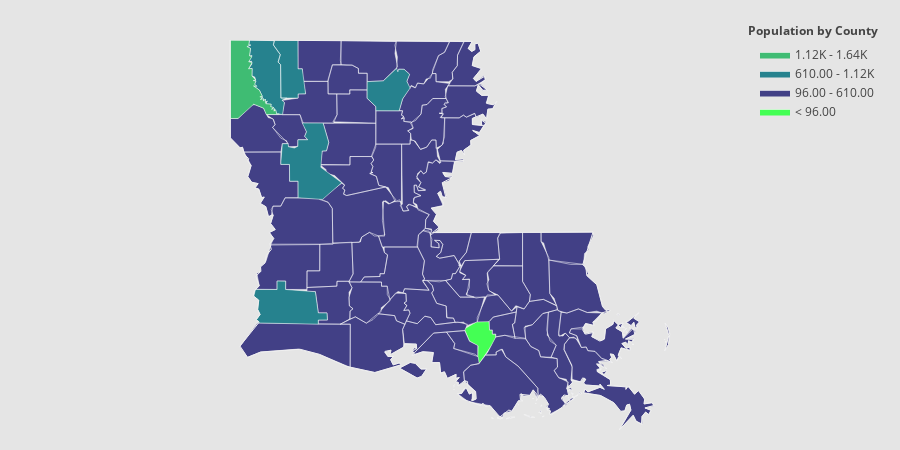

Notebook cell for this chart:
### Code cell
values = test2['event_type'].tolist()
fips = test2.index.tolist()

endpts = list(np.mgrid[min(values):max(values):4j])
colorscale = [
    'rgb(68.0, 1.0, 84.0)',
    'rgb(66.0, 64.0, 134.0)',
    'rgb(38.0, 130.0, 142.0)',
    'rgb(63.0, 188.0, 115.0)',
    'rgb(216.0, 226.0, 25.0)'
]
fig = ff.create_choropleth(
    fips=fips, values=values, scope=['Louisiana'], show_state_data=True,
    colorscale=colorscale, binning_endpoints=endpts, round_legend_values=True,
    plot_bgcolor='rgb(229,229,229)',
    paper_bgcolor='rgb(229,229,229)',
    legend_title='Population by County',
    county_outline={'color': 'rgb(255,255,255)', 'width': 0.5},
    exponent_format=True,
)
fig.layout.template = None
fig.show()

### Figure 1 — Plotly figure (JSON) as saved in the notebook; plotly's stock layout.template omitted (floating-point values rounded to 4 significant figures; data arrays with more than 128 entries replaced by an {"elided": "..."} marker saying what was removed)
{"data": [{"fill": "toself", "fillcolor": "rgb(68.0, 1.0, 84.0)", "hoverinfo": "none", "line": {"color": "rgb(255,255,255)", "width": 0.5}, "mode": "lines", "name": "< 96.00", "type": "scatter", "x": [-91.26, -91.09, -91.01, -90.96, -90.96, -90.93, -90.93, -90.89, -90.89, -91.08, -91.11, -91.1, -91.2, -91.26, null], "y": [29.99, 30.08, 30.08, 30.07, 29.98, 29.98, 29.93, 29.94, 29.88, 29.63, 29.64, 29.81, 29.86, 29.99, null]}, {"fill": "toself", "fillcolor": "rgb(66.0, 64.0, 134.0)", "hoverinfo": "none", "line": {"color": "rgb(255,255,255)", "width": 0.5}, "mode": "lines", "name": "96.00 - 610.00", "type": "scatter", "x": {"elided": "1508 float values"}, "y": {"elided": "1508 float values"}}, {"fill": "toself", "fillcolor": "rgb(38.0, 130.0, 142.0)", "hoverinfo": "none", "line": {"color": "rgb(255,255,255)", "width": 0.5}, "mode": "lines", "name": "610.00 - 1.12K", "type": "scatter", "x": [-93.85, -93.8, -93.82, -93.81, -93.51, -93.53, -93.45, -93.47, -93.44, -93.44, -93.37, -93.43, -93.4, -93.42, -93.49, -93.51, -93.54, -93.55, -93.53, -93.56, -93.56, -93.62, -93.6, -93.63, -93.63, -93.65, -93.65, -93.69, -93.66, -93.69, -93.66, -93.7, -93.77, -93.73, -93.75, -93.74, -93.77, -93.74, -93.75, -93.79, -93.78, -93.83, -93.79, -93.79, -93.82, -93.79, -93.81, -93.8, -93.85, null, -93.77, -93.74, -93.49, -93.49, -93.38, -93.39, -93.03, -93.0, -92.89, -92.89, -93.0, -93.0, -93.72, -93.7, -93.73, -93.69, -93.72, -93.7, -93.77, null, -93.44, -93.42, -93.35, -93.35, -93.28, -93.24, -93.24, -93.12, -93.16, -93.14, -93.19, -92.94, -92.87, -92.9, -92.95, -92.97, -92.72, -92.95, -93.24, -93.24, -93.34, -93.34, -93.44, -93.44, null, -92.42, -92.42, -92.22, -92.07, -92.05, -92.04, -91.98, -91.91, -91.94, -91.9, -91.99, -92.03, -92.31, -92.31, -92.42, -92.42, null, -93.53, -93.52, -93.24, -93.24, -93.19, -93.15, -93.24, -93.24, -93.44, -93.44, -93.47, -93.45, -93.53, null], "y": [32.95, 32.97, 32.97, 33.02, 33.01, 32.97, 32.87, 32.79, 32.76, 32.41, 32.41, 32.39, 32.36, 32.24, 32.24, 32.3, 32.29, 32.29, 32.31, 32.32, 32.35, 32.35, 32.38, 32.36, 32.4, 32.38, 32.4, 32.4, 32.42, 32.42, 32.43, 32.49, 32.54, 32.53, 32.56, 32.59, 32.59, 32.6, 32.63, 32.64, 32.72, 32.72, 32.77, 32.8, 32.79, 32.86, 32.85, 32.93, 32.95, null, 30.33, 30.4, 30.4, 30.49, 30.49, 30.4, 30.38, 30.16, 30.16, 30.08, 30.08, 30.04, 30.05, 30.06, 30.09, 30.14, 30.19, 30.29, 30.33, null, 31.74, 31.93, 31.93, 31.9, 31.89, 31.9, 31.97, 31.97, 32.01, 32.06, 32.15, 32.15, 31.95, 31.86, 31.86, 31.68, 31.52, 31.35, 31.36, 31.54, 31.54, 31.71, 31.71, 31.74, null, 32.44, 32.58, 32.59, 32.72, 32.69, 32.71, 32.71, 32.66, 32.59, 32.52, 32.4, 32.28, 32.28, 32.32, 32.41, 32.44, null, 32.97, 33.02, 33.02, 32.72, 32.72, 32.46, 32.45, 32.41, 32.41, 32.76, 32.79, 32.87, 32.97, null]}, {"fill": "toself", "fillcolor": "rgb(63.0, 188.0, 115.0)", "hoverinfo": "none", "line": {"color": "rgb(255,255,255)", "width": 0.5}, "mode": "lines", "name": "1.12K - 1.64K", "type": "scatter", "x": [-94.04, -94.04, -93.81, -93.82, -93.8, -93.85, -93.8, -93.81, -93.79, -93.82, -93.78, -93.83, -93.78, -93.79, -93.74, -93.77, -93.74, -93.75, -93.73, -93.77, -93.7, -93.66, -93.69, -93.66, -93.69, -93.65, -93.65, -93.63, -93.63, -93.6, -93.62, -93.56, -93.56, -93.53, -93.55, -93.52, -93.52, -93.5, -93.49, -93.46, -93.47, -93.61, -93.65, -93.76, -93.95, -94.04, -94.04, null], "y": [32.69, 33.02, 33.02, 32.97, 32.97, 32.95, 32.93, 32.85, 32.85, 32.79, 32.78, 32.72, 32.72, 32.64, 32.6, 32.59, 32.59, 32.56, 32.53, 32.54, 32.49, 32.43, 32.42, 32.42, 32.4, 32.4, 32.38, 32.4, 32.36, 32.38, 32.35, 32.35, 32.32, 32.31, 32.29, 32.3, 32.27, 32.29, 32.24, 32.25, 32.24, 32.24, 32.3, 32.35, 32.2, 32.2, 32.69, null]}, {"fill": "toself", "fillcolor": "rgb(216.0, 226.0, 25.0)", "hoverinfo": "none", "line": {"color": "rgb(255,255,255)", "width": 0.5}, "mode": "lines", "name": "> 1.64K", "type": "scatter", "x": [], "y": []}, {"hoverinfo": "text", "legendgroup": "centroids", "marker": {"color": "white", "opacity": 0}, "mode": "markers", "name": "US Counties", "selected": {"marker": {"color": "white", "opacity": 1, "size": 3}}, "showlegend": false, "text": ["County: West Feliciana<br>State: Louisiana<br>FIPS: 22125<br>Value: 124", "County: West Feliciana<br>State: Louisiana<br>FIPS: 22125<br>Value: 124", "County: Terrebonne<br>State: Louisiana<br>FIPS: 22109<br>Value: 308", "County: Terrebonne<br>State: Louisiana<br>FIPS: 22109<br>Value: 308", "County: Terrebonne<br>State: Louisiana<br>FIPS: 22109<br>Value: 308", "County: Terrebonne<br>State: Louisiana<br>FIPS: 22109<br>Value: 308", "County: Terrebonne<br>State: Louisiana<br>FIPS: 22109<br>Value: 308", "County: Terrebonne<br>State: Louisiana<br>FIPS: 22109<br>Value: 308", "County: Terrebonne<br>State: Louisiana<br>FIPS: 22109<br>Value: 308", "County: Terrebonne<br>State: Louisiana<br>FIPS: 22109<br>Value: 308", "County: Terrebonne<br>State: Louisiana<br>FIPS: 22109<br>Value: 308", "County: St. Mary<br>State: Louisiana<br>FIPS: 22101<br>Value: 234", "County: St. Mary<br>State: Louisiana<br>FIPS: 22101<br>Value: 234", "County: St. Mary<br>State: Louisiana<br>FIPS: 22101<br>Value: 234", "County: St. Mary<br>State: Louisiana<br>FIPS: 22101<br>Value: 234", "County: St. Mary<br>State: Louisiana<br>FIPS: 22101<br>Value: 234", "County: St. Martin<br>State: Louisiana<br>FIPS: 22099<br>Value: 196", "County: St. Martin<br>State: Louisiana<br>FIPS: 22099<br>Value: 196", "County: St. Bernard<br>State: Louisiana<br>FIPS: 22087<br>Value: 185", "County: St. Bernard<br>State: Louisiana<br>FIPS: 22087<br>Value: 185", "County: St. Bernard<br>State: Louisiana<br>FIPS: 22087<br>Value: 185", "County: St. Bernard<br>State: Louisiana<br>FIPS: 22087<br>Value: 185", "County: St. Bernard<br>State: Louisiana<br>FIPS: 22087<br>Value: 185", "County: St. Bernard<br>State: Louisiana<br>FIPS: 22087<br>Value: 185", "County: St. Bernard<br>State: Louisiana<br>FIPS: 22087<br>Value: 185", "County: St. Bernard<br>State: Louisiana<br>FIPS: 22087<br>Value: 185", "County: St. Bernard<br>State: Louisiana<br>FIPS: 22087<br>Value: 185", "County: St. Bernard<br>State: Louisiana<br>FIPS: 22087<br>Value: 185", "County: St. Bernard<br>State: Louisiana<br>FIPS: 22087<br>Value: 185", "County: St. Bernard<br>State: Louisiana<br>FIPS: 22087<br>Value: 185", "County: St. Bernard<br>State: Louisiana<br>FIPS: 22087<br>Value: 185", "County: St. Bernard<br>State: Louisiana<br>FIPS: 22087<br>Value: 185", "County: St. Bernard<br>State: Louisiana<br>FIPS: 22087<br>Value: 185", "County: St. Bernard<br>State: Louisiana<br>FIPS: 22087<br>Value: 185", "County: Plaquemines<br>State: Louisiana<br>FIPS: 22075<br>Value: 234", "County: Plaquemines<br>State: Louisiana<br>FIPS: 22075<br>Value: 234", "County: Plaquemines<br>State: Louisiana<br>FIPS: 22075<br>Value: 234", "County: Plaquemines<br>State: Louisiana<br>FIPS: 22075<br>Value: 234", "County: Plaquemines<br>State: Louisiana<br>FIPS: 22075<br>Value: 234", "County: Plaquemines<br>State: Louisiana<br>FIPS: 22075<br>Value: 234", "County: Plaquemines<br>State: Louisiana<br>FIPS: 22075<br>Value: 234", "County: Plaquemines<br>State: Louisiana<br>FIPS: 22075<br>Value: 234", "County: Plaquemines<br>State: Louisiana<br>FIPS: 22075<br>Value: 234", "County: Plaquemines<br>State: Louisiana<br>FIPS: 22075<br>Value: 234", "County: Madison<br>State: Louisiana<br>FIPS: 22065<br>Value: 346", "County: Madison<br>State: Louisiana<br>FIPS: 22065<br>Value: 346", "County: Lafourche<br>State: Louisiana<br>FIPS: 22057<br>Value: 300", "County: Lafourche<br>State: Louisiana<br>FIPS: 22057<br>Value: 300", "County: Lafourche<br>State: Louisiana<br>FIPS: 22057<br>Value: 300", "County: Lafourche<br>State: Louisiana<br>FIPS: 22057<br>Value: 300", "County: Lafourche<br>State: Louisiana<br>FIPS: 22057<br>Value: 300", "County: Lafourche<br>State: Louisiana<br>FIPS: 22057<br>Value: 300", "County: Jefferson<br>State: Louisiana<br>FIPS: 22051<br>Value: 466", "County: Jefferson<br>State: Louisiana<br>FIPS: 22051<br>Value: 466", "County: Jefferson<br>State: Louisiana<br>FIPS: 22051<br>Value: 466", "County: Jefferson<br>State: Louisiana<br>FIPS: 22051<br>Value: 466", "County: Jefferson<br>State: Louisiana<br>FIPS: 22051<br>Value: 466", "County: Jefferson<br>State: Louisiana<br>FIPS: 22051<br>Value: 466", "County: Jefferson<br>State: Louisiana<br>FIPS: 22051<br>Value: 466", "County: Jefferson<br>State: Louisiana<br>FIPS: 22051<br>Value: 466", "County: Jefferson<br>State: Louisiana<br>FIPS: 22051<br>Value: 466", "County: Iberia<br>State: Louisiana<br>FIPS: 22045<br>Value: 240", "County: Iberia<br>State: Louisiana<br>FIPS: 22045<br>Value: 240", "County: Acadia<br>State: Louisiana<br>FIPS: 22001<br>Value: 330", "County: Allen<br>State: Louisiana<br>FIPS: 22003<br>Value: 277", "County: Ascension<br>State: Louisiana<br>FIPS: 22005<br>Value: 164", "County: Assumption<br>State: Louisiana<br>FIPS: 22007<br>Value: 96", "County: Avoyelles<br>State: Louisiana<br>FIPS: 22009<br>Value: 307", "County: Beauregard<br>State: Louisiana<br>FIPS: 22011<br>Value: 406", "County: Bienville<br>State: Louisiana<br>FIPS: 22013<br>Value: 508", "County: Bossier<br>State: Louisiana<br>FIPS: 22015<br>Value: 999", "County: Caddo<br>State: Louisiana<br>FIPS: 22017<br>Value: 1640", "County: Calcasieu<br>State: Louisiana<br>FIPS: 22019<br>Value: 857", "County: Caldwell<br>State: Louisiana<br>FIPS: 22021<br>Value: 285", "County: Cameron<br>State: Louisiana<br>FIPS: 22023<br>Value: 404", "County: Catahoula<br>State: Louisiana<br>FIPS: 22025<br>Value: 296", "County: Claiborne<br>State: Louisiana<br>FIPS: 22027<br>Value: 457", "County: Concordia<br>State: Louisiana<br>FIPS: 22029<br>Value: 301", "County: De Soto<br>State: Louisiana<br>FIPS: 22031<br>Value: 594", "County: East Baton Rouge<br>State: Louisiana<br>FIPS: 22033<br>Value: 462", "County: East Carroll<br>State: Louisiana<br>FIPS: 22035<br>Value: 307", "County: East Feliciana<br>State: Louisiana<br>FIPS: 22037<br>Value: 147", "County: Evangeline<br>State: Louisiana<br>FIPS: 22039<br>Value: 235", "County: Franklin<br>State: Louisiana<br>FIPS: 22041<br>Value: 435", "County: Grant<br>State: Louisiana<br>FIPS: 22043<br>Value: 348", "County: Iberville<br>State: Louisiana<br>FIPS: 22047<br>Value: 177", "County: Jackson<br>State: Louisiana<br>FIPS: 22049<br>Value: 383", "County: Jefferson Davis<br>State: Louisiana<br>FIPS: 22053<br>Value: 291", "County: Lafayette<br>State: Louisiana<br>FIPS: 22055<br>Value: 317", "County: LaSalle<br>State: Louisiana<br>FIPS: 22059<br>Value: 269", "County: Lincoln<br>State: Louisiana<br>FIPS: 22061<br>Value: 495", "County: Livingston<br>State: Louisiana<br>FIPS: 22063<br>Value: 324", "County: Morehouse<br>State: Louisiana<br>FIPS: 22067<br>Value: 490", "County: Natchitoches<br>State: Louisiana<br>FIPS: 22069<br>Value: 666", "County: Orleans<br>State: Louisiana<br>FIPS: 22071<br>Value: 327", "County: Ouachita<br>State: Louisiana<br>FIPS: 22073<br>Value: 754", "County: Pointe Coupee<br>State: Louisiana<br>FIPS: 22077<br>Value: 219", "County: Rapides<br>State: Louisiana<br>FIPS: 22079<br>Value: 596", "County: Red River<br>State: Louisiana<br>FIPS: 22081<br>Value: 344", "County: Richland<br>State: Louisiana<br>FIPS: 22083<br>Value: 380", "County: Sabine<br>State: Louisiana<br>FIPS: 22085<br>Value: 477", "County: St. Charles<br>State: Louisiana<br>FIPS: 22089<br>Value: 243", "County: St. Helena<br>State: Louisiana<br>FIPS: 22091<br>Value: 122", "County: St. James<br>State: Louisiana<br>FIPS: 22093<br>Value: 99", "County: St. John the Baptist<br>State: Louisiana<br>FIPS: 22095<br>Value: 129", "County: St. Landry<br>State: Louisiana<br>FIPS: 22097<br>Value: 389", "County: St. Tammany<br>State: Louisiana<br>FIPS: 22103<br>Value: 562", "County: Tangipahoa<br>State: Louisiana<br>FIPS: 22105<br>Value: 440", "County: Tensas<br>State: Louisiana<br>FIPS: 22107<br>Value: 318", "County: Union<br>State: Louisiana<br>FIPS: 22111<br>Value: 578", "County: Vermilion<br>State: Louisiana<br>FIPS: 22113<br>Value: 325", "County: Vernon<br>State: Louisiana<br>FIPS: 22115<br>Value: 371", "County: Washington<br>State: Louisiana<br>FIPS: 22117<br>Value: 282", "County: Webster<br>State: Louisiana<br>FIPS: 22119<br>Value: 693", "County: West Baton Rouge<br>State: Louisiana<br>FIPS: 22121<br>Value: 108", "County: West Carroll<br>State: Louisiana<br>FIPS: 22123<br>Value: 332", "County: Winn<br>State: Louisiana<br>FIPS: 22127<br>Value: 443"], "type": "scatter", "unselected": {"marker": {"opacity": 0}}, "x": [[-91.41], [-91.69], [-90.41], [-90.44], [-90.48], [-90.62], [-90.71], [-90.83], [-90.93], [-91.04], [-90.87], [-91.25], [-91.38], [-91.38], [-91.38], [-91.44], [-91.27], [-91.73], [-88.86], [-88.88], [-88.84], [-89.25], [-89.29], [-89.32], [-89.34], [-89.34], [-89.25], [-89.34], [-89.36], [-89.36], [-89.36], [-89.37], [-89.43], [-89.59], [-89.3], [-89.3], [-89.52], [-89.58], [-89.6], [-89.64], [-89.64], [-89.66], [-89.88], [-89.61], [-91.03], [-91.25], [-90.32], [-90.34], [-90.35], [-90.35], [-90.41], [-90.43], [-89.93], [-89.96], [-89.97], [-89.98], [-90.02], [-90.02], [-90.0], [-90.02], [-90.13], [-91.7], [-91.87], -92.41, -92.83, -90.91, -91.06, -92.0, -93.34, -93.06, -93.61, -93.88, -93.36, -92.12, -93.19, -91.85, -93.0, -91.64, -93.74, -91.1, -91.24, -91.05, -92.41, -91.67, -92.56, -91.35, -92.56, -92.81, -92.06, -92.16, -92.66, -90.73, -91.8, -93.1, -89.93, -92.15, -91.6, -92.53, -93.34, -91.76, -93.55, -90.36, -90.71, -90.8, -90.47, -92.01, -89.96, -90.41, -91.34, -92.37, -92.32, -93.18, -90.04, -93.33, -91.31, -91.46, -92.64], "y": [[30.88], [31.03], [29.21], [29.26], [29.07], [29.2], [29.06], [29.05], [29.05], [29.19], [29.42], [29.44], [29.4], [29.35], [29.39], [29.71], [29.85], [30.23], [29.85], [29.88], [29.9], [29.83], [30.0], [29.95], [29.96], [29.99], [30.07], [29.98], [29.93], [30.0], [29.97], [30.01], [30.14], [29.85], [29.38], [29.38], [29.65], [29.58], [29.53], [29.56], [29.57], [29.55], [29.31], [29.44], [32.15], [32.37], [29.07], [29.18], [29.1], [29.12], [29.21], [29.57], [29.28], [29.3], [29.28], [29.31], [29.24], [29.26], [29.35], [29.22], [29.8], [29.97], [29.56], 30.29, 30.65, 30.2, 29.9, 31.08, 30.65, 32.35, 32.68, 32.58, 30.23, 32.09, 29.88, 31.67, 32.82, 31.45, 32.06, 30.54, 32.73, 30.85, 30.73, 32.13, 31.6, 30.26, 32.3, 30.27, 30.21, 31.68, 32.6, 30.44, 32.82, 31.72, 30.07, 32.48, 30.71, 31.2, 32.09, 32.42, 31.56, 29.91, 30.82, 30.03, 30.13, 30.6, 30.41, 30.63, 32.0, 32.83, 29.85, 31.11, 30.85, 32.71, 30.46, 32.79, 31.94]}, {"hoverinfo": "text", "legendgroup": "States", "line": {"color": "rgb(240, 240, 240)", "width": 1}, "mode": "lines", "showlegend": false, "type": "scatter", "x": {"elided": "568 float values"}, "y": {"elided": "568 float values"}}], "layout": {"annotations": [{"showarrow": false, "text": "<b>Population by County</b>", "x": 1, "xanchor": "right", "xref": "paper", "y": 1.05, "yref": "paper"}], "dragmode": "select", "height": 450, "hovermode": "closest", "legend": {"traceorder": "reversed", "x": 1, "xanchor": "right", "y": 1, "yanchor": "top"}, "margin": {"b": 20, "l": 20, "r": 20, "t": 40}, "paper_bgcolor": "rgb(229,229,229)", "plot_bgcolor": "rgb(229,229,229)", "width": 900, "xaxis": {"autorange": false, "fixedrange": true, "range": [-96.54, -86.32], "showgrid": false, "showticklabels": false, "zeroline": false}, "yaxis": {"autorange": false, "fixedrange": true, "range": [28.93, 33.02], "showgrid": false, "showticklabels": false, "zeroline": false}}}
